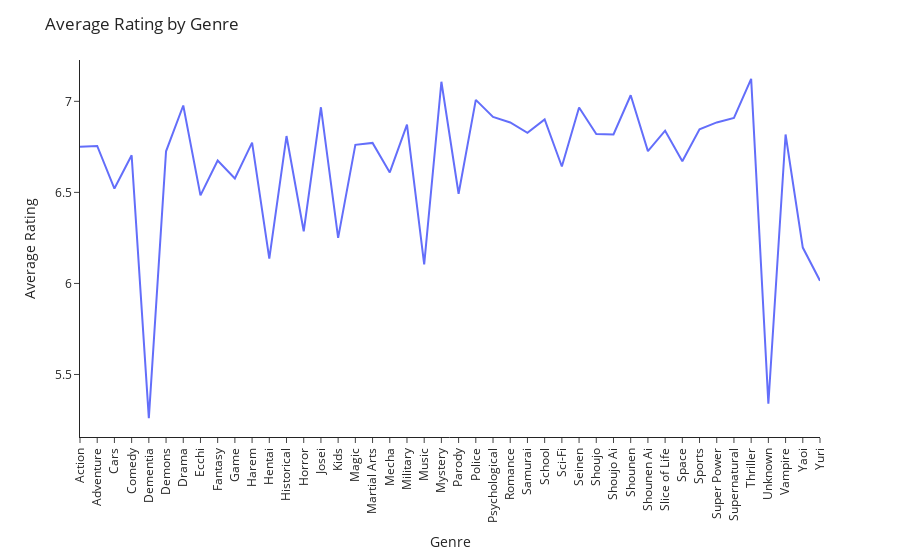

The code cell stored with this chart in its notebook:
### Code cell
genres_rating = exploded_df.groupby('Genres')['Score'].mean()
genres_rating_df = pd.DataFrame({'Genre':genres_rating.index, 'Average Rating':genres_rating.values})

fig = px.line(genres_rating_df, x='Genre', y='Average Rating',category_orders= order)
fig.update_xaxes(tickangle=270)
fig.update_layout(title_text='Average Rating by Genre', xaxis_title_text='Genre', yaxis_title_text='Average Rating')
fig.show()

### Figure 1 — Plotly figure (JSON) as saved in the notebook; plotly's stock layout.template omitted (floating-point values rounded to 4 significant figures)
{"data": [{"hovertemplate": "Genre=%{x}<br>Average Rating=%{y}<extra></extra>", "legendgroup": "", "line": {"color": "#636efa", "dash": "solid"}, "marker": {"symbol": "circle"}, "mode": "lines", "name": "", "orientation": "v", "showlegend": false, "type": "scatter", "x": ["Action", "Adventure", "Cars", "Comedy", "Dementia", "Demons", "Drama", "Ecchi", "Fantasy", "Game", "Harem", "Hentai", "Historical", "Horror", "Josei", "Kids", "Magic", "Martial Arts", "Mecha", "Military", "Music", "Mystery", "Parody", "Police", "Psychological", "Romance", "Samurai", "School", "Sci-Fi", "Seinen", "Shoujo", "Shoujo Ai", "Shounen", "Shounen Ai", "Slice of Life", "Space", "Sports", "Super Power", "Supernatural", "Thriller", "Unknown", "Vampire", "Yaoi", "Yuri"], "xaxis": "x", "y": [6.751, 6.755, 6.521, 6.704, 5.26, 6.726, 6.977, 6.484, 6.675, 6.577, 6.773, 6.136, 6.809, 6.286, 6.967, 6.25, 6.761, 6.772, 6.61, 6.872, 6.105, 7.108, 6.493, 7.008, 6.914, 6.884, 6.827, 6.901, 6.642, 6.966, 6.82, 6.818, 7.034, 6.727, 6.839, 6.671, 6.847, 6.884, 6.909, 7.124, 5.339, 6.818, 6.197, 6.015], "yaxis": "y"}], "layout": {"legend": {"tracegroupgap": 0}, "margin": {"t": 60}, "title": {"text": "Average Rating by Genre"}, "xaxis": {"anchor": "y", "domain": [0, 1], "tickangle": -90, "title": {"text": "Genre"}}, "yaxis": {"anchor": "x", "domain": [0, 1], "title": {"text": "Average Rating"}}}}
